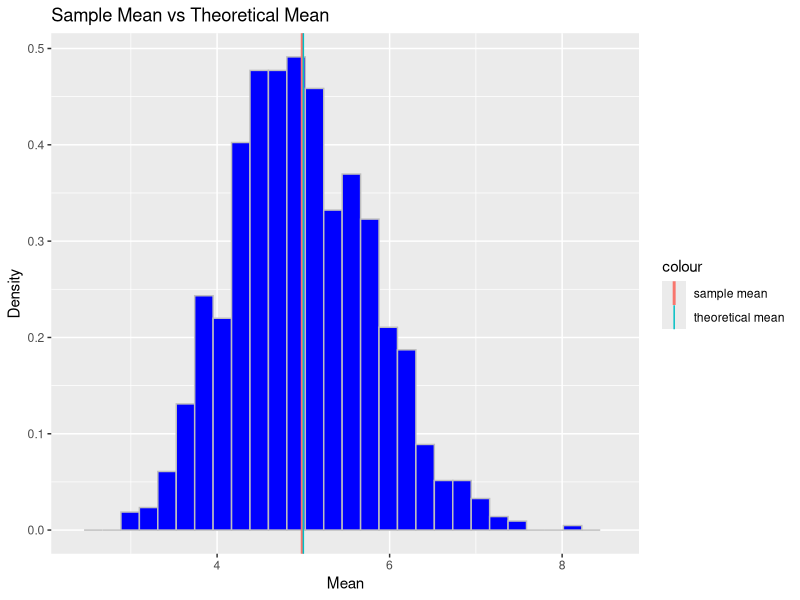
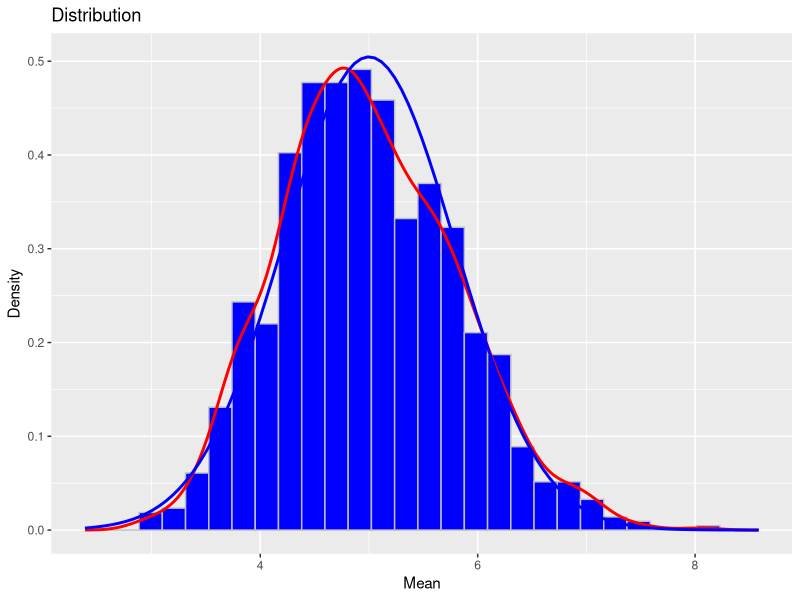

Generate these figures, in order, with R:
## ---- chunk 1
library("ggplot2")
## ---- chunk 2
# set seed for reproducability
set.seed(1000)

# number of exponentials
n = 40

# Set lambda = 0.2 for all of the simulations
lambda = 0.2

# number of simulations
samples <- 1000

# do 1000 random simulations
mns = NULL

for (i in 1 : samples) {
    mns = c(mns, mean(rexp(n, lambda)))
}
## ---- chunk 3
# means of simulations
sample_mean <- mean(mns)

# theoretical mean
theoretical_mean <- 1 / lambda

df <- data.frame(mns)

g <- ggplot(df, aes(x = mns))
g <- g + geom_histogram(aes(y = ..density..), fill = "blue", color = "grey")
g <- g + xlim(range(density(mns)$x))
g2 <- g + geom_vline(
    aes(xintercept = sample_mean, color="sample mean"),
    lwd = 1)
g2 <- g2 + geom_vline(
    aes(xintercept = theoretical_mean, color="theoretical mean"))
g2 <- g2 + labs(
    title = "Sample Mean vs Theoretical Mean", x = "Mean", y = "Density")
g2
## ---- chunk 4
# Print Sample Mean and Theoretical Mean
c(sample_mean, theoretical_mean)
## ---- chunk 5
# variance of simulations
sample_var <- var(mns)

# theoretical variance
theoretical_var <- (1 / lambda)^2 / n

# Print Sample Variance and Theoretical Variance
c(sample_var, theoretical_var)
## ---- chunk 6
# theoretical standard deviation
theoretical_sd <- 1 / (lambda * sqrt(n))
g3 <- g + geom_density(aes(y = ..density..), color = "red", lwd = 1.0)
g3 <- g3 + stat_function(
    fun = dnorm, args = list(mean = theoretical_mean, sd = theoretical_sd),
    color = "blue", lwd = 1.0)
g3 <- g3 + labs(title = "Distribution", x = "Mean", y = "Density")
g3
